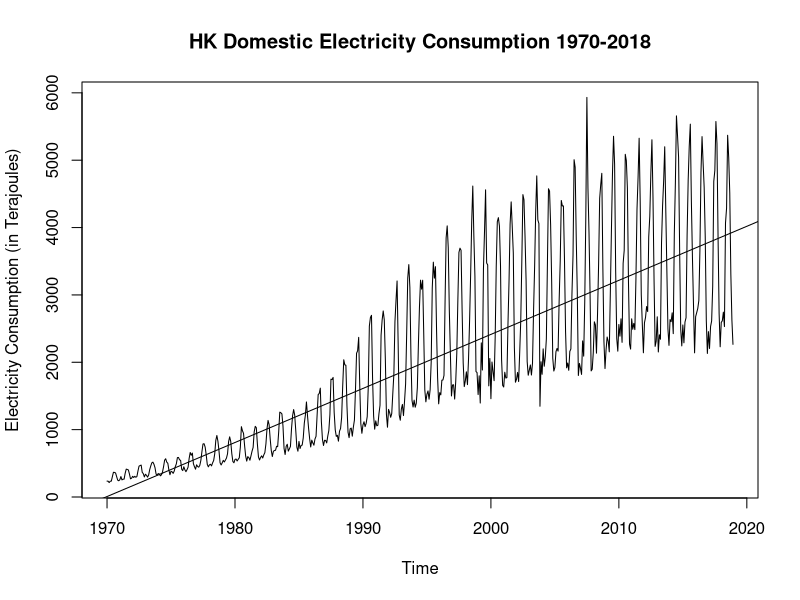
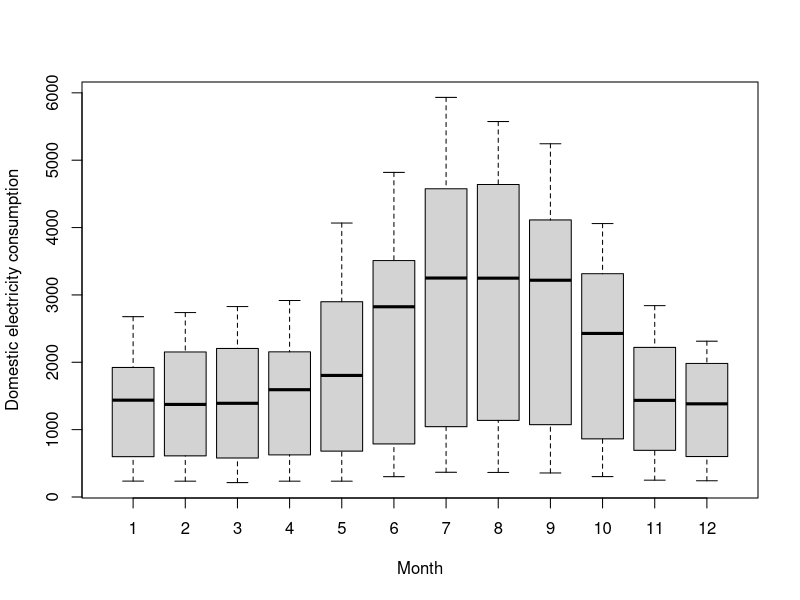
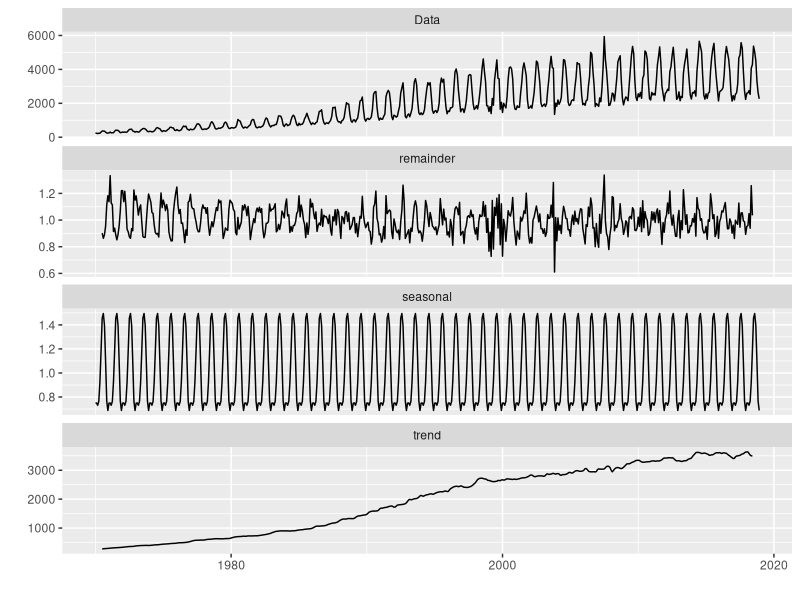
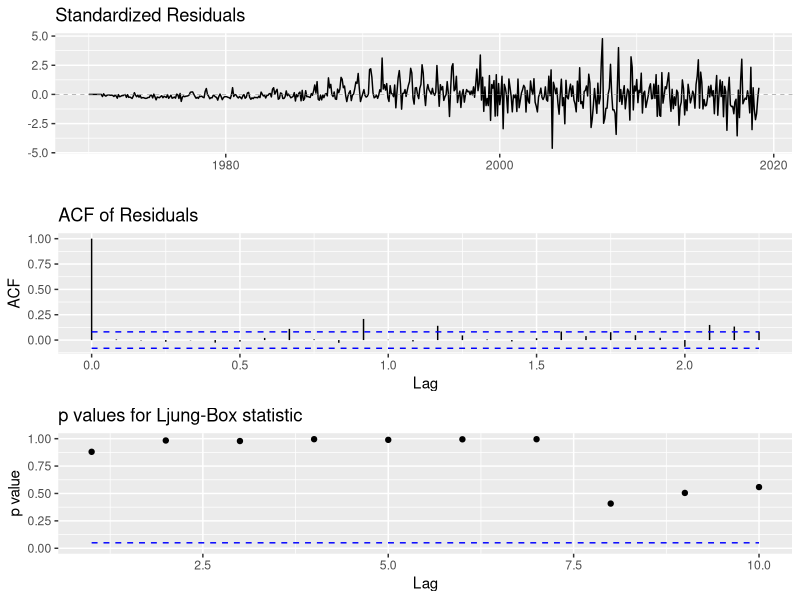
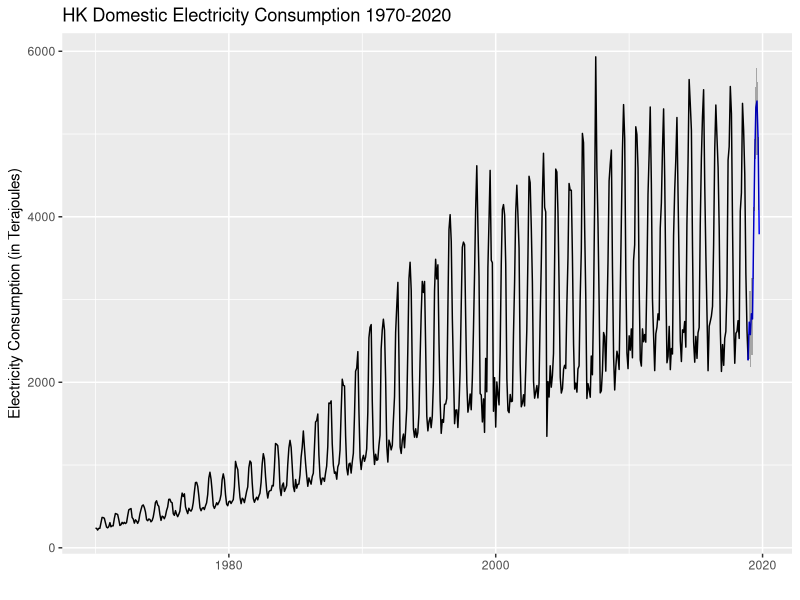
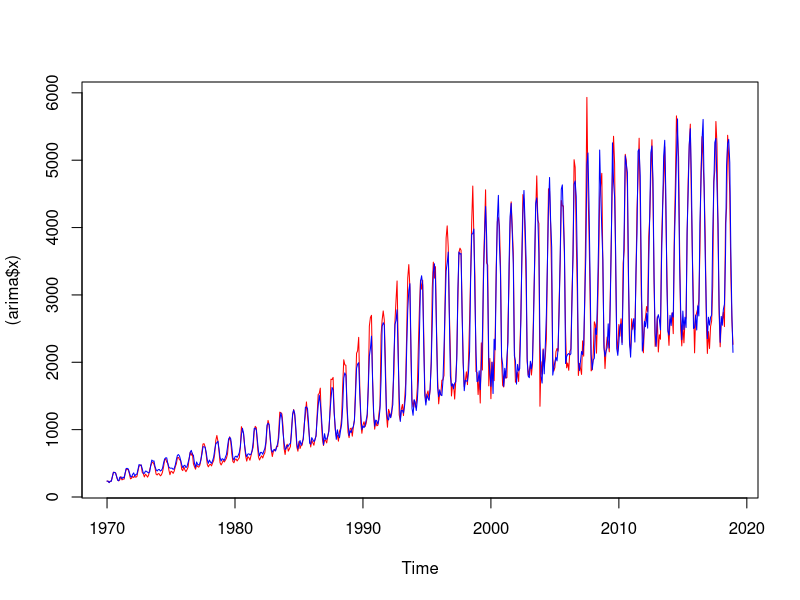
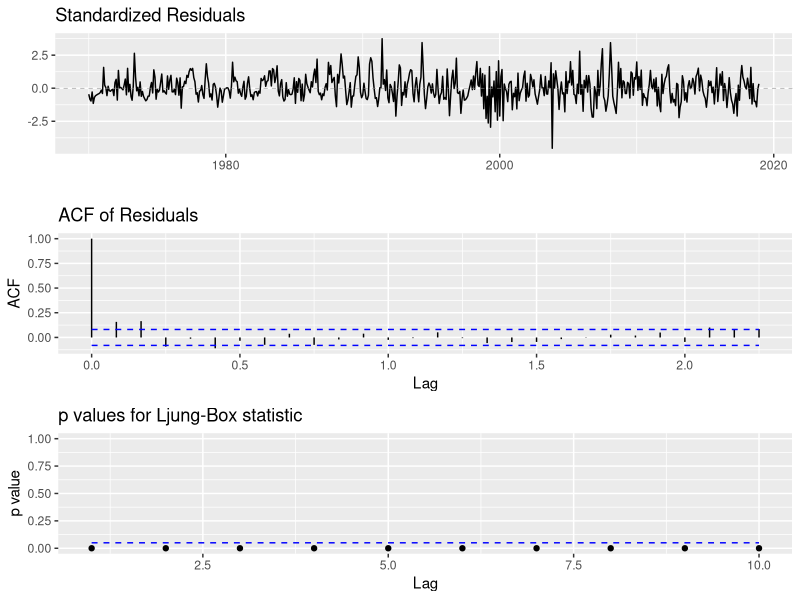
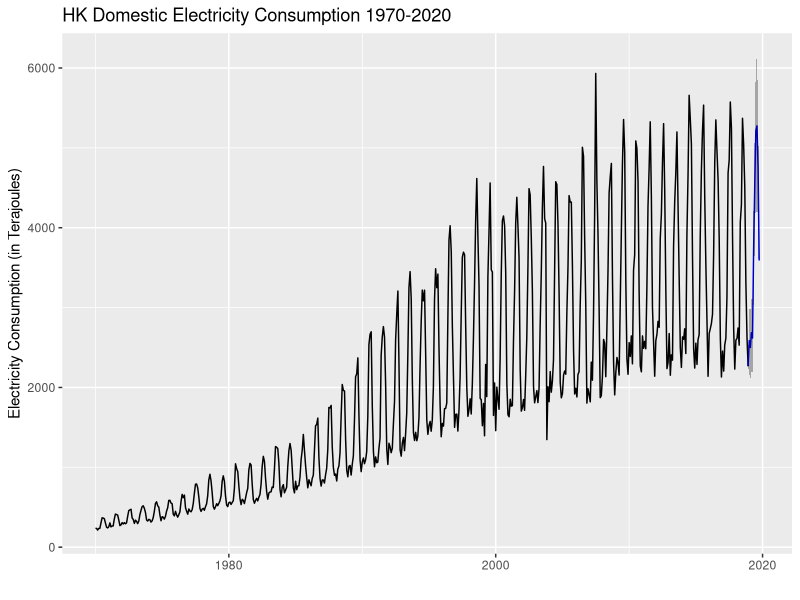

Reproduce these figures in R, in order. (Note: this script raises an error after producing the figures.)
## ---- chunk 1
# Load packages
library(tidyverse)
library(xts)
library(forecast)
library(tseries)
library(ggfortify)
## ---- chunk 2
# read the data
df <- read.csv("hk_electricity.csv")

# inspect the first and last few rows
head(df)

tail(df)
## ---- chunk 3
# Count the number of rows
nrow(df)
## ---- chunk 4
# Split the domestic consumption data into training set and test set
domestic_train <- head(df$Domestic, nrow(df) - 10)
domestic_test <- tail(df$Domestic, 10)
## ---- chunk 5
# change data to time series format
ts_domestic <- ts(df$Domestic, frequency = 12, start = c(1970, 1), end = c(2019, 10))
ts_domestic_train <- ts(domestic_train, frequency = 12, start = c(1970, 1), end = c(2018, 12))
ts_domestic_test <- ts(domestic_test, frequency = 12, start = c(2019, 1))
## ---- chunk 6
# Check how many observations there are for each unit of time
frequency(ts_domestic_train)
## ---- chunk 7
# Get a summary of the values
summary(ts_domestic_train)
## ---- chunk 8
# Plot the training set and add a linear regression line
plot(ts_domestic_train, ylab = "Electricity Consumption (in Terajoules)", main = "HK Domestic Electricity Consumption 1970-2018")
abline(reg=lm(ts_domestic_train~time(ts_domestic_train)))
## ---- chunk 9
# Explore some seasonality within our data using a boxplot
boxplot(ts_domestic_train~cycle(ts_domestic_train), xlab = "Month", ylab = "Domestic electricity consumption")
## ---- chunk 10
# Decompose the data
decomposed <- decompose(ts_domestic_train, type = "multiplicative")
autoplot(decomposed)
## ---- chunk 11
arima <- auto.arima(ts_domestic_train)
arima
## ---- chunk 12
#T he ggtsdiag function from ggfortify R package performs model diagnostics of the residuals and the acf. will include a autocovariance plot.
ggtsdiag(arima)
## ---- chunk 13
# We can plot a forecast of the time series using the arima model, with a 95% confidence interval, forecasted data till Oct 2019.
arima_forecast <- forecast(arima, h=10, level = c(95)) # 10 for 2019.01-2019.10

autoplot(arima_forecast, main = ("HK Domestic Electricity Consumption 1970-2020")) + ylab("Electricity Consumption (in Terajoules)")
## ---- chunk 14
# visualize the model overall accuracy
plot((arima$x), col = "red")
lines((arima$fitted), col = "blue")
## ---- chunk 15
# Automated forecasting using an ETS model
ets <- ets(ts_domestic_train)
ets
## ---- chunk 16
# The ggtsdiag function from ggfortify R package performs model diagnostics of the residuals and the acf. will include a autocovariance plot.
ggtsdiag(ets)
## ---- chunk 17
# We can plot a forecast of the time series using the ETS model, with a 95% confidence interval, forecasted data till Oct 2019
ets_forecast <- forecast(ets, h=10, level = c(95)) # 10 for 2019.01-2019.10

autoplot(ets_forecast, main = ("HK Domestic Electricity Consumption 1970-2020")) + ylab("Electricity Consumption (in Terajoules)")
## ---- chunk 18
# Compare the forecasted data to actual data (2019.1-2019.10)
ts.union(ts_domestic_test, head(arima_forecast$mean,10), head(ets_forecast$mean,10))
## ---- chunk 19
# Plot the comparison
plot(ts_domestic_test, ylab = "Domestic Electricity Consumption")
lines(head(arima_forecast$mean,10), col="blue")
lines(head(ets_forecast$mean,10), col="green")
## ---- chunk 20
arima_forecast %>% forecast(h = 10) %>% 
  accuracy(ts_domestic)

ets_forecast %>% forecast(h = 10) %>% 
  accuracy(ts_domestic)
## ---- chunk 21
arima_2 <- auto.arima(ts_domestic)

forecast_2021 <- forecast(arima_2, h=2+24, level = c(95))
autoplot(forecast_2021)
## ---- chunk 22
# check the forecast data
forecast_2021$mean
## ---- chunk 23
# create commercial electricity tim-series data
ts_commercial <- ts(df$Commercial, frequency = 12, start = c(1970, 1), end = c(2019, 10))

# use auto arima model to forecast the data till the end of 2021
arima_commercial <- auto.arima(ts_commercial)

forecast_2021_commercial <- forecast(arima_commercial, h=2+24, level = c(95))

# plot the data
autoplot(forecast_2021_commercial)
## ---- chunk 24
# check the forecast value of commercial electricity consumption
forecast_2021_commercial$mean
## ---- chunk 25
# create commercial electricity tim-series data
ts_industrial <- ts(df$Industrial, frequency = 12, start = c(1970, 1), end = c(2019, 10))

# use auto arima model to forecast the data till the end of 2021
arima_industrial <- auto.arima(ts_industrial)

forecast_2021_industrial <- forecast(arima_industrial, h=2+24, level = c(95))

# plot the data
autoplot(forecast_2021_industrial)
## ---- chunk 26
# check the forecast value of industrial electricity consumption
forecast_2021_industrial$mean
## ---- chunk 27
# create commercial electricity tim-series data
ts_streetlight <- ts(df$Street.lighting, frequency = 12, start = c(1970, 1), end = c(2019, 10))

# use auto arima model to forecast the data till the end of 2021
arima_streetlight <- auto.arima(ts_streetlight)

forecast_2021_streetlight <- forecast(arima_streetlight, h=2+24, level = c(95))

# plot the data
autoplot(forecast_2021_streetlight)
## ---- chunk 28
write.csv(forecast_2021$mean, "domestic.csv")
write.csv(forecast_2021_commercial$mean, "commercial.csv")
write.csv(forecast_2021_industrial$mean, "industrial.csv")
## ---- chunk 29
knitr::include_graphics('/Users/RickyZhang/Downloads/Dashboard 1.png')
